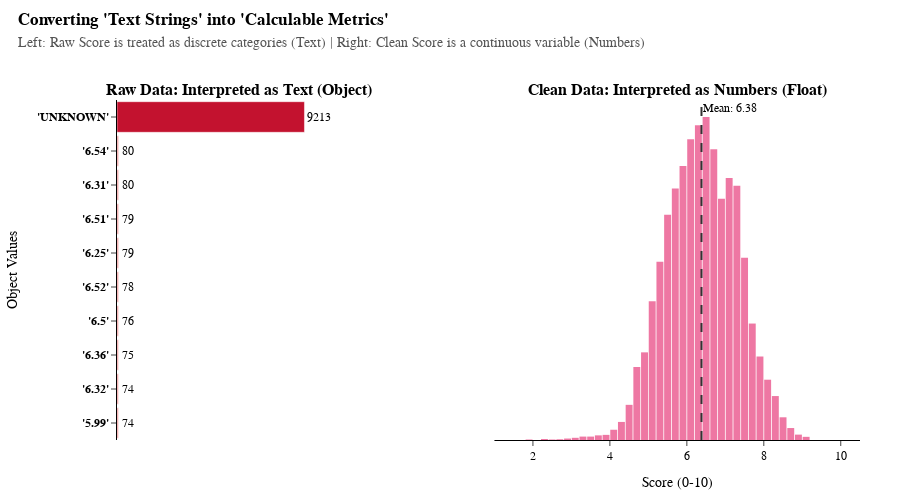

The notebook cell saved with this chart:
### Markdown cell above
## **II. Target Variable: Score**

### **1. Issue Overview**
The `Score` variable is the heartbeat of our analysis, yet the raw data is heavily compromised. Diagnostic EDA revealed that approximately **37% of the records** (Sample: ~9,200 rows) had no valid score, represented variously as "UNKNOWN" or missing values. Additionally, there were inconsistencies in data types (strings mixed with numbers), creating a "dirty" distribution that skews any attempt at calculating averages or identifying top performers.

### **2. Solution**
Since imputing the target variable can introduce significant bias into a predictive model, we adopted a **strict cleaning strategy**:
1.  **Standardization:** Converted the `Score` column to numeric, coercing errors (like "UNKNOWN") to NaN.
2.  **Filtration:** Removed all rows where `Score` was missing. We prioritized data quality over quantity for the target variable to ensure the model learns from ground truth, not synthetic guesses.
3.  **Result:** A clean, numeric dataset ready for high-fidelity modeling.

### **3. Visual Evidence: Misleading (Raw) vs. Correct (Clean) Insights**

### Code cell
# Ensure os is imported for save function

# --- 1. DATA PREPARATION ---

# A. RAW DATA
raw_counts = df_anime_dataset_2023['Score'].value_counts().head(10).reset_index()
raw_counts.columns = ['Value', 'Count']

# --- FIX BOLD Y-AXIS HERE ---
# Wrap text in <b> tag to force Bold styling
raw_counts['Label'] = raw_counts['Value'].apply(lambda x: f"<b>'{x}'</b>") 

raw_counts['Color'] = raw_counts['Value'].apply(lambda x: '#C3122F' if x == 'UNKNOWN' else '#ef9a9a')
max_raw_count = raw_counts['Count'].max()

# B. CLEAN DATA
clean_scores = df_anime_dataset_2023_prep['Score'].dropna()
clean_mean = clean_scores.mean()

# --- 2. SETUP PLOT ---
fig = make_subplots(
    rows=1, cols=2,
    subplot_titles=(
        "<b>Raw Data: Interpreted as Text (Object)</b>", 
        "<b>Clean Data: Interpreted as Numbers (Float)</b>"
    ),
    horizontal_spacing=0.18, 
    column_widths=[0.4, 0.6]
)

# --- 3. LEFT CHART: CATEGORICAL BAR ---
fig.add_trace(
    go.Bar(
        y=raw_counts['Label'], 
        x=raw_counts['Count'],
        orientation='h',
        marker_color=raw_counts['Color'],
        text=raw_counts['Count'],
        textposition='outside', 
        hovertemplate='String Value: %{y}<br>Count: %{x}'
    ),
    row=1, col=1
)


# --- 4. RIGHT CHART: NUMERIC HISTOGRAM ---
fig.add_trace(
    go.Histogram(
        x=clean_scores,
        xbins=dict(start=0, end=10, size=0.2),
        marker_color='#ea568c', 
        opacity=0.8,
        hovertemplate='Score: %{x}<br>Count: %{y}'
    ),
    row=1, col=2
)

# Mean Line
fig.add_vline(
    x=clean_mean, line_width=2, line_dash="dash", line_color="#333333",
    annotation_text=f"Mean: {clean_mean:.2f}", 
    annotation_position="top right",
    row=1, col=2
)

# --- 5. VISUAL POLISH ---
fig.update_layout(
    template='plotly_white',
    font=dict(family="Tahoma", size=12, color="black"),
    title=dict(
        text="<b>Converting 'Text Strings' into 'Calculable Metrics'</b><br>"
             "<span style='font-size:14px; color:#555555'>Left: Raw Score is treated as discrete categories (Text) | Right: Clean Score is a continuous variable (Numbers)</span>",
        x=0.02,
        y=0.95
    ),
    margin=dict(t=100, l=60, r=40, b=60),
    height=500,
    bargap=0.1,
    showlegend=False
)

# Axis Styling
axis_style = dict(showline=True, linewidth=1, linecolor='black', ticks='outside')

# Axis Left: Adjusted range + Bold Font in Ticks
fig.update_xaxes(**axis_style, title_text="Frequency (Count)", range=[0, max_raw_count*1.3], row=1, col=1)
fig.update_yaxes(
    **axis_style, 
    title_text="Object Values", 
    categoryorder='total ascending', 
    tickfont=dict(family="Courier New", size=12, color="black"), # Font đậm hơn nhờ thẻ <b> ở data
    row=1, col=1
)

# Axis Right
fig.update_xaxes(**axis_style, title_text="Score (0-10)", range=[1, 10.5], row=1, col=2)
fig.update_yaxes(visible=False, row=1, col=2)
fig.update_xaxes(visible=False, row=1, col=1)


# --- 6. SAFE SAVE & SHOW ---
try:
    save_chart(fig, step="03", stt="Act2_1", title="Score_Object_vs_Numeric")
except Exception as e:
    print(f"⚠️ Could not save chart due to Kaleido error: {e}")
    print("✅ Chart is displayed below regardless.")

fig.show()

### Figure 1 — Plotly figure (JSON) as saved in the notebook; plotly's stock layout.template omitted (floating-point values rounded to 4 significant figures; data arrays with more than 128 entries replaced by an {"elided": "..."} marker saying what was removed)
{"data": [{"hovertemplate": "String Value: %{y}<br>Count: %{x}", "marker": {"color": ["#C3122F", "#ef9a9a", "#ef9a9a", "#ef9a9a", "#ef9a9a", "#ef9a9a", "#ef9a9a", "#ef9a9a", "#ef9a9a", "#ef9a9a"]}, "orientation": "h", "text": [9213.0, 80.0, 80.0, 79.0, 79.0, 78.0, 76.0, 75.0, 74.0, 74.0], "textposition": "outside", "type": "bar", "x": [9213, 80, 80, 79, 79, 78, 76, 75, 74, 74], "xaxis": "x", "y": ["<b>'UNKNOWN'</b>", "<b>'6.31'</b>", "<b>'6.54'</b>", "<b>'6.25'</b>", "<b>'6.51'</b>", "<b>'6.52'</b>", "<b>'6.5'</b>", "<b>'6.36'</b>", "<b>'5.99'</b>", "<b>'6.32'</b>"], "yaxis": "y"}, {"hovertemplate": "Score: %{x}<br>Count: %{y}", "marker": {"color": "#ea568c"}, "opacity": 0.8, "type": "histogram", "x": {"elided": "15692 float values"}, "xaxis": "x2", "xbins": {"end": 10, "size": 0.2, "start": 0}, "yaxis": "y2"}], "layout": {"annotations": [{"font": {"size": 16}, "showarrow": false, "text": "<b>Raw Data: Interpreted as Text (Object)</b>", "x": 0.164, "xanchor": "center", "xref": "paper", "y": 1, "yanchor": "bottom", "yref": "paper"}, {"font": {"size": 16}, "showarrow": false, "text": "<b>Clean Data: Interpreted as Numbers (Float)</b>", "x": 0.754, "xanchor": "center", "xref": "paper", "y": 1, "yanchor": "bottom", "yref": "paper"}, {"showarrow": false, "text": "Mean: 6.38", "x": 6.381, "xanchor": "left", "xref": "x2", "y": 1, "yanchor": "top", "yref": "y2 domain"}], "bargap": 0.1, "font": {"color": "black", "family": "Tahoma", "size": 12}, "height": 500, "margin": {"b": 60, "l": 60, "r": 40, "t": 100}, "shapes": [{"line": {"color": "#333333", "dash": "dash", "width": 2}, "type": "line", "x0": 6.381, "x1": 6.381, "xref": "x2", "y0": 0, "y1": 1, "yref": "y2 domain"}], "showlegend": false, "title": {"text": "<b>Converting 'Text Strings' into 'Calculable Metrics'</b><br><span style='font-size:14px; color:#555555'>Left: Raw Score is treated as discrete categories (Text) | Right: Clean Score is a continuous variable (Numbers)</span>", "x": 0.02, "y": 0.95}, "xaxis": {"anchor": "y", "domain": [0, 0.328], "linecolor": "black", "linewidth": 1, "range": [0, 11980.0], "showline": true, "ticks": "outside", "title": {"text": "Frequency (Count)"}, "visible": false}, "xaxis2": {"anchor": "y2", "domain": [0.508, 1], "linecolor": "black", "linewidth": 1, "range": [1, 10.5], "showline": true, "ticks": "outside", "title": {"text": "Score (0-10)"}}, "yaxis": {"anchor": "x", "categoryorder": "total ascending", "domain": [0, 1], "linecolor": "black", "linewidth": 1, "showline": true, "tickfont": {"color": "black", "family": "Courier New", "size": 12}, "ticks": "outside", "title": {"text": "Object Values"}}, "yaxis2": {"anchor": "x2", "domain": [0, 1], "visible": false}}}
